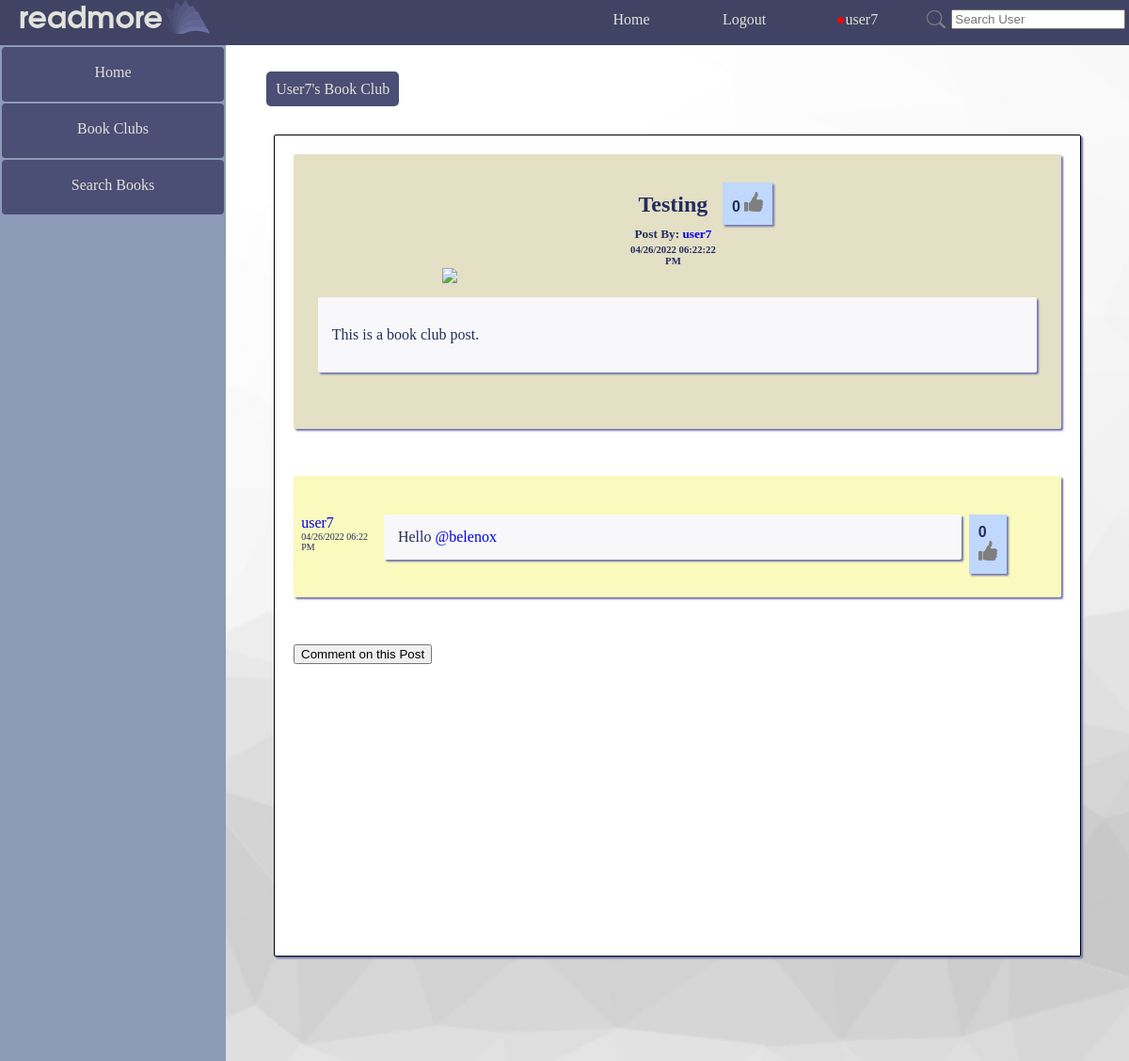
Page /readmore/view_post/54/55/ (signed in) on the committed database.
### readmore_app/models.py (models this page shows, shortened)
class Post(models.Model):
    post_id = models.AutoField(primary_key=True)
    post_user = models.ForeignKey(UserExt, models.CASCADE)
    post_title = models.TextField()
    post_text = models.TextField(blank=True)
    post_img = models.TextField(blank=True)
    post_likes = models.ManyToManyField(UserExt, related_name="likes", blank=True)
    post_date = models.DateTimeField(auto_now_add=True)

class ClubPost(Post):
    post_club = models.ForeignKey(Club, on_delete=models.CASCADE)

class Club(models.Model):
    club_id = models.AutoField(primary_key=True)
    club_name = models.CharField(max_length=100)
    club_description = models.TextField(blank=True)
    club_owner = models.ForeignKey(UserExt, on_delete=models.CASCADE)
    club_users = models.ManyToManyField(UserExt, related_name="user_clubs")
    club_pending_invites = models.ManyToManyField('UserExt', related_name="pending_invites", blank=True)
    club_library = models.ManyToManyField('ClubBook', related_name='clubs', blank=True)

class Post(models.Model):
    post_id = models.AutoField(primary_key=True)
    post_user = models.ForeignKey(UserExt, models.CASCADE)
    post_title = models.TextField()
    post_text = models.TextField(blank=True)
    post_img = models.TextField(blank=True)
    post_likes = models.ManyToManyField(UserExt, related_name="likes", blank=True)
    post_date = models.DateTimeField(auto_now_add=True)

class Comment(Post):
    post_parent = models.ForeignKey(Post, on_delete=models.CASCADE, related_name="comments")

### readmore_app/views.py (the view)
# urls.py: path('view_post/<int:post_id>/', views.view_post, name='view_post'),
def view_post(request, post_id, highlight=None):
    if request.user.is_authenticated:
        real_user = UserExt.objects.get(pk=request.user.id)
        post = None
        comment = False
        try:
            post = ClubPost.objects.get(pk=post_id)
        except:
            try:
                post = ProfilePost.objects.get(pk=post_id)
            except:
                try:
                    post = ReviewPost.objects.get(pk=post_id)
                except:
                    try:
                        post = BookForumPost.objects.get(pk=post_id)
                    except:
                        try:
                            comment = Comment.objects.get(pk=post_id)
                            post = comment.post_parent
                            return redirect(reverse('readmore_app:view_post_highlighted_comment', kwargs={'post_id': post.post_id, 'highlight': comment.post_id}))
                        except:
                            raise Http404()
        return render(request, "readmore_app/view_post.html", {'real_user': real_user, 'post': post, 'highlight': highlight})
    else:
        return redirect(reverse("readmore_app:login"))

### readmore_app/templatetags/extras.py (called while the page is built)
@register.simple_tag
def num_notifications(user_id):
    try:
        this_user = UserExt.objects.get(pk=user_id)
        return Notification.objects.filter(notification_user=this_user).count()
    except Exception as e:
        return ""

### readmore_app/templates/readmore_app/view_post.html (shortened to what this page needs)
{% extends parent_template|default:"base.html" %}
{% load extras %}
{% load static %}
{% block content %}
<div style="display:flex;flex-direction: column;align-items: center;padding: 4% 0%;margin-left:0%;height:fit-content;">
	<div style="align-self: flex-start;margin-left: 4.5%;">
		{% if post.post_club %}
			<a class="anchor_button" href="{% url 'readmore_app:club' post.post_club.club_id %}" style="margin-top: 1.5%; ">{{ post.post_club.club_name }}</a>
		{% elif post.post_profile_user or post.post_rating %}
			<a class="anchor_button" href="{% url 'readmore_app:profile' post.post_user.id %}" style="margin-top: 1.5%;">{{ post.post_user.username }}'s Profile</a>
        {% elif post.post_book_isbn %}
            <a class="anchor_button" href="{% url 'readmore_app:book_forum' post.post_book_isbn %}" style="margin-top: 1.5%;">"{% get_title post.post_book_isbn %}" Forum</a>
		{% endif %}
	</div>
	<div class="basic_card" style="width: 85%;">
		<div class="clubpost">
			<div style="display:inline-flex;">
				<div class="post_title">
					<h2 style="margin: 10px;">{{ post.post_title }}</h2>
					<h5 style="margin: 2px;">Post By: <a href="{% url 'readmore_app:profile' post.post_user.id %}">{{ post.post_user.username }}</a></h5>
					<h6 style="margin: 2px;">{{ post.post_date|date:"m/d/Y h:i:s A" }}</h6>
				</div>
				<div>
					<span class="likes">
						<span id="nlikes{{ post.post_id }}">{{ post.post_likes.count }}</span>
						<input id="likeimage{{post.post_id}}" onclick="doLike({{post.post_id}});" style="width: 20px;" type="image" src="{% if real_user in post.post_likes.all %}{% static 'readmore_app/thumbs_up.png' %}{% else %}{% static 'readmore_app/thumbs_up_gray.png' %}{% endif %}" />
					</span>
				</div>
			</div>
			{% if post.post_img %}
                <img style="max-width: 500px; width: 100%;-o-object-fit: contain; object-fit: contain; max-height: 400px;" src="{{ post.post_img }}"/>
			{% endif %}
			{% if post.post_text %}
			<div class="post_text">
				{% autoescape off %}
				<p>{{ post.post_text }}</p>
				{% endautoescape %}
			</div>
			{% endif %}
		</div>
		<div id="commentslist" class="comments">
		{% for comment in post.comments.all %}
		<div>
			<div class="clubcomment" {% if highlight == comment.post_id %}style="background: #faf9be;"{% endif %}>
				<div>
					<div style="margin-right:1%;">
						<div class="comment_by"><a href="{% url 'readmore_app:profile' post.post_user.id %}">{{ comment.post_user }}</a></div>
						<div style="font-size: 10px;">{{ comment.post_date|date:'m/d/Y h:i A' }}</div>
					</div>
				</div>
				{% autoescape off %}
				<div class="comment_text">{{ comment.post_text }}</div>
				{% endautoescape %}
				<div>
					<span class="likes">
						<span id="nlikes{{ comment.post_id }}" >{{ comment.post_likes.count }}</span>
						<input id="likeimage{{comment.post_id}}" onclick="doLike({{comment.post_id}});" style="width: 20px;" type="image" src="{% if real_user in comment.post_likes.all %}{% static 'readmore_app/thumbs_up.png' %}{% else %}{% static 'readmore_app/thumbs_up_gray.png' %}{% endif %}" />
					</span>
				</div>
			</div>
		</div>
		{% endfor %}
		</div>
		{% if real_user in post.post_club.club_users.all or post.post_profile_user or post.post_rating or post.post_book_isbn %}
		<button style="display: block; margin-bottom: 200px;" id="commentButton" onclick="displayComment();">Comment on this Post</button>
		{% endif %}
	</div>
</div>
{% endblock %}

### templates/base.html (shortened to what this page needs)
{% load extras %}
{% load static %}
<!DOCTYPE html>
<html lang="en">
  <head>
    <link rel=stylesheet href="{% static 'readmore_app/style.css' %}">
  </head>
  <body>
    <div class="container" >
      <div class="navbar navbar_wrapper">
        <div class="navbar">
          <div><h2 class="logo">readmore</h2></div>
          <div><img src="{% static 'readmore_app/logo_small.png' %}"></div>
        </div>
        <div class="navbar_links" style="padding-right:2%;">
          <a class="link" href="{% url 'readmore_app:index' %}">Home</a>
          {% if not user.is_authenticated %}
          <a class="link" href="{% url 'readmore_app:login' %}" >Login</a>
          <a class="link" href="{% url 'readmore_app:registration' %}">Register</a>
          {% else %}
          <a href="{% url 'readmore_app:logout' %}" >Logout</a>
          <div id="drop">
              {% num_notifications user.id as has_notifications %}
              <a  href="{% url 'readmore_app:profile' user.id %}" style="padding-bottom:17px;"><span id="notification_dot" style="color: red;">{% if has_notifications %}●{% endif %}</span>{{ user.username }}</a>
          </div>
          <div style="padding: 0.5%;">
            <form style="display: flex; left: 0px; position: relative; top:7px; align-items: center;" class="link" method="POST" action="{% url 'readmore_app:user_search_results' %}">
              <input type="image" width="20px" style="margin-right: 3%;" src="{% static 'readmore_app/logo_search.png' %}">
              <input type="text" placeholder="Search User" name="search_query" >
            </form>
          </div>
          {% endif %}
        </div>
      </div>
      <div class="content-container">
          {% if user.is_authenticated %}
          <div class="sidebar">
              <a href="{% url 'readmore_app:index' %}">Home</a>
              <a href="{% url 'readmore_app:book_clubs' %}">Book Clubs</a>
              <a href="{% url 'readmore_app:search_book' %}">Search Books</a>
          </div>
          <main style="margin:0;">
          {% endif %}
          {% block content %}{% endblock %}
          </main>
      </div>
    </div>
  </body>
</html>

### readmore_app/static/readmore_app/style.css (style rules this page uses)
body { font-family: Garamond, Georgia, serif; margin:0; overflow: hidden; }
a { text-decoration: none; }
.comment_by { min-width: 15%; display:inline-flex; }
.comment_text { text-align: left; width: 73%; background: #f8f8fa; border-radius: 2px; padding: 15px; box-shadow: 2px 2px 2px#7074ac; word-break: break-word; margin-right:1%; }
.clubpost { position: relative; margin-bottom: 50px; background: #e4e0c5; border-radius: 2px; padding-bottom: 60px; padding-top: 30px; box-shadow: 2px 2px 2px#7074ac; display:flex; flex-direction:column; align-items:center; }
.clubcomment { position: relative; margin-bottom: 50px; background: #e4e0c5; border-radius: 2px; box-shadow: 2px 2px 2px#7074ac; width: 98%; padding: 5% 1%; display:flex; }
.post_text { text-align: left; width: 90%; background: #f8f8fa; border-radius: 2px; padding: 15px; margin-top: 15px; box-shadow: 2px 2px 2px#7074ac; word-break: break-word; }
h2.logo { color:#e2e2db; font-family:Arial, Helvetica, sans-serif; font-weight:800px; margin-left: 20px; font-size:32px; margin-top: 6px; }
.container { display:flex; flex-flow: column; height: inherit; overflow: hidden; }
.content-container { display: flex; justify-content: start; flex-direction: row; flex-wrap: nowrap; height: 100vh; }
h2.logo { color:#e2e2db; font-family: Avantgarde, TeX Gyre Adventor, URW Gothic L, sans-serif; font-weight:800px; margin-left: 20px; font-size:32px; margin-top: 6px; }
main { background-image: url(white_background.jpg); background-attachment:scroll; background-size:cover; display: flex; width: 80%; min-height: 100%; height: 100% auto; color: #232D5E; overflow-y: auto; overflow-x: hidden; justify-content:center; }
main > * { margin-left: 4.5%; }
main > div { width: 100%; }
#drop { display: flex; flex-direction: column; align-content: center; align-items: center; margin-right:2%; }
.basic_card { border-radius: 2px; box-shadow: 2px 2px 2px#7074ac; border-color: black; width: 100%; background-color: white; min-height: 70vh; height:fit-content; overflow: hidden; border-style: solid; border-width: 1px; padding: 20px; padding-bottom: 10%; margin: 4%; }
.likes { margin-right: 10%; position: absolute; font-family: sans-serif; font-weight: 700; background: #c0d8fc; padding: 10px; box-shadow: 2px 2px 2px#7074ac; }
.anchor_button { border-radius: 5px; color: #e2e2db; height: auto; width: fit-content; border: none; padding: 10px; background: #4b4e75; }
div.sidebar { position: relative; text-align: center; background: #8d9ab8; width:20%; height:100vh; }
.sidebar a { margin: 2px 2px 2px 2px; border-radius: 4px; color: #e2e2db; height: 30px; display:block; width:auto; border:none; padding: 10px; padding-top: 18px ; background: #4b4e75; }
.navbar_wrapper { padding-right: 2%; width:100%; }
.navbar { height:3em; }
div.navbar { float:initial; display: flex; border: none; position: relative; background: #414364; z-index: 1; justify-content: space-between; }
.navbar a { min-width: 120px; text-align: center; border-radius: 4px; font-size: medium; text-decoration: none; color: #e2e2db; background: none; padding: 12px 0px; }
.post_title { max-width: 92%; word-break: break-word; text-align: center; }
.navbar_links { float:initial; display: flex; border: none; position: relative; z-index: 1; justify-content: space-between; }

### rows in the picture
ClubPost: post_club.club_name "User7's Book Club"
Post: post_title "Testing", post_user.username "user7", post_date "04/26/2022 06:22:22 PM", post_likes.count "0", post_text "This is a book club post."
Comment: post_user "user7", post_date "04/26/2022 06:22 PM", post_text "Hello @belenox", post_likes.count "0"

### other values in the picture
{{ user.username }} "user7"
